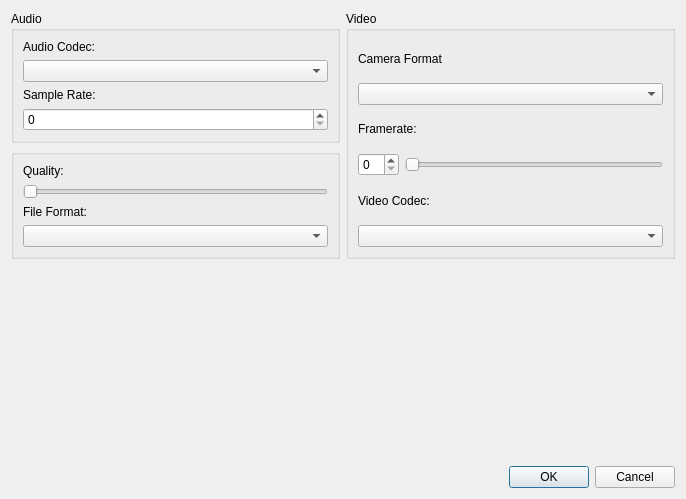
<?xml version="1.0" encoding="UTF-8"?>
<ui version="4.0">
 <class>VideoSettingsUi</class>
 <widget class="QDialog" name="VideoSettingsUi">
  <property name="geometry">
   <rect>
    <x>0</x>
    <y>0</y>
    <width>686</width>
    <height>499</height>
   </rect>
  </property>
  <property name="windowTitle">
   <string>Video Settings</string>
  </property>
  <layout class="QGridLayout" name="gridLayout_3">
   <item row="4" column="1">
    <widget class="QDialogButtonBox" name="buttonBox">
     <property name="orientation">
      <enum>Qt::Orientation::Horizontal</enum>
     </property>
     <property name="standardButtons">
      <set>QDialogButtonBox::StandardButton::Cancel|QDialogButtonBox::StandardButton::Ok</set>
     </property>
    </widget>
   </item>
   <item row="2" column="1">
    <widget class="QGroupBox" name="groupBox_2">
     <property name="title">
      <string>Video</string>
     </property>
     <layout class="QGridLayout" name="gridLayout_2">
      <item row="0" column="0" colspan="2">
       <widget class="QLabel" name="label_8">
        <property name="text">
         <string>Camera Format</string>
        </property>
       </widget>
      </item>
      <item row="5" column="0" colspan="2">
       <widget class="QComboBox" name="videoCodecBox"/>
      </item>
      <item row="2" column="0" colspan="2">
       <widget class="QLabel" name="label_9">
        <property name="text">
         <string>Framerate:</string>
        </property>
       </widget>
      </item>
      <item row="4" column="0" colspan="2">
       <widget class="QLabel" name="label_6">
        <property name="text">
         <string>Video Codec:</string>
        </property>
       </widget>
      </item>
      <item row="1" column="0" colspan="2">
       <widget class="QComboBox" name="videoFormatBox"/>
      </item>
      <item row="3" column="0" colspan="2">
       <layout class="QHBoxLayout" name="horizontalLayout">
        <item>
         <widget class="QSpinBox" name="fpsSpinBox"/>
        </item>
        <item>
         <widget class="QSlider" name="fpsSlider">
          <property name="orientation">
           <enum>Qt::Orientation::Horizontal</enum>
          </property>
         </widget>
        </item>
       </layout>
      </item>
     </layout>
    </widget>
   </item>
   <item row="2" column="0">
    <widget class="QWidget" name="widget" native="true">
     <property name="sizePolicy">
      <sizepolicy hsizetype="Preferred" vsizetype="Preferred">
       <horstretch>0</horstretch>
       <verstretch>0</verstretch>
      </sizepolicy>
     </property>
     <layout class="QVBoxLayout" name="verticalLayout_3">
      <property name="leftMargin">
       <number>0</number>
      </property>
      <property name="topMargin">
       <number>0</number>
      </property>
      <property name="rightMargin">
       <number>0</number>
      </property>
      <property name="bottomMargin">
       <number>0</number>
      </property>
      <item>
       <widget class="QGroupBox" name="groupBox_3">
        <property name="title">
         <string>Audio</string>
        </property>
        <layout class="QVBoxLayout" name="verticalLayout_2">
         <item>
          <widget class="QLabel" name="label_2">
           <property name="text">
            <string>Audio Codec:</string>
           </property>
          </widget>
         </item>
         <item>
          <widget class="QComboBox" name="audioCodecBox"/>
         </item>
         <item>
          <widget class="QLabel" name="label_5">
           <property name="text">
            <string>Sample Rate:</string>
           </property>
          </widget>
         </item>
         <item>
          <widget class="QSpinBox" name="audioSampleRateBox"/>
         </item>
        </layout>
       </widget>
      </item>
      <item>
       <widget class="QGroupBox" name="groupBox">
        <layout class="QVBoxLayout" name="verticalLayout">
         <item>
          <widget class="QLabel" name="label_3">
           <property name="text">
            <string>Quality:</string>
           </property>
          </widget>
         </item>
         <item>
          <widget class="QSlider" name="qualitySlider">
           <property name="maximum">
            <number>4</number>
           </property>
           <property name="orientation">
            <enum>Qt::Orientation::Horizontal</enum>
           </property>
          </widget>
         </item>
         <item>
          <widget class="QLabel" name="label_4">
           <property name="text">
            <string>File Format:</string>
           </property>
          </widget>
         </item>
         <item>
          <widget class="QComboBox" name="containerFormatBox"/>
         </item>
        </layout>
       </widget>
      </item>
     </layout>
    </widget>
   </item>
   <item row="3" column="0">
    <spacer name="verticalSpacer">
     <property name="orientation">
      <enum>Qt::Orientation::Vertical</enum>
     </property>
     <property name="sizeHint" stdset="0">
      <size>
       <width>20</width>
       <height>40</height>
      </size>
     </property>
    </spacer>
   </item>
  </layout>
 </widget>
 <resources/>
 <connections>
  <connection>
   <sender>buttonBox</sender>
   <signal>accepted()</signal>
   <receiver>VideoSettingsUi</receiver>
   <slot>accept()</slot>
   <hints>
    <hint type="sourcelabel">
     <x>322</x>
     <y>272</y>
    </hint>
    <hint type="destinationlabel">
     <x>44</x>
     <y>230</y>
    </hint>
   </hints>
  </connection>
  <connection>
   <sender>buttonBox</sender>
   <signal>rejected()</signal>
   <receiver>VideoSettingsUi</receiver>
   <slot>reject()</slot>
   <hints>
    <hint type="sourcelabel">
     <x>405</x>
     <y>262</y>
    </hint>
    <hint type="destinationlabel">
     <x>364</x>
     <y>227</y>
    </hint>
   </hints>
  </connection>
 </connections>
</ui>
